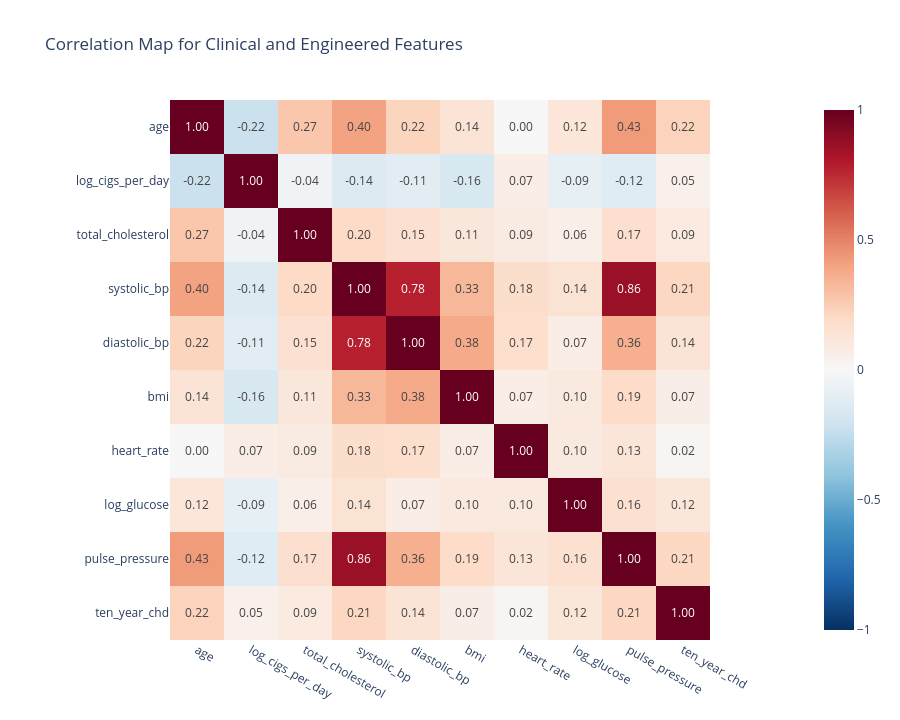

The notebook cell this image was saved under:
### Markdown cell above
CHD risk rises sharply with age: the 60+ group has a substantially higher event rate than patients under 40. Blood pressure also shows a clinically useful gradient, with Stage 2 systolic BP carrying higher observed risk than normal BP; smoking intensity adds another behavioral signal, especially for heavier smoking segments.

### Code cell
correlation_features = [
    "age",
    "log_cigs_per_day",
    "total_cholesterol",
    "systolic_bp",
    "diastolic_bp",
    "bmi",
    "heart_rate",
    "log_glucose",
    "pulse_pressure",
    "ten_year_chd",
]

corr = df[correlation_features].corr(numeric_only=True)

fig = px.imshow(
    corr,
    text_auto=".2f",
    color_continuous_scale="RdBu_r",
    zmin=-1,
    zmax=1,
    title="Correlation Map for Clinical and Engineered Features",
)
fig.update_layout(template="plotly_white", height=720)
fig.write_html(CHART_DIR / "interactive_clinical_feature_correlation_heatmap.html")
fig.show()

### Figure 1 — Plotly figure (JSON) as saved in the notebook; plotly's stock layout.template omitted (floating-point values rounded to 4 significant figures)
{"data": [{"coloraxis": "coloraxis", "hovertemplate": "x: %{x}<br>y: %{y}<br>color: %{z}<extra></extra>", "name": "0", "texttemplate": "%{z:.2f}", "type": "heatmap", "x": ["age", "log_cigs_per_day", "total_cholesterol", "systolic_bp", "diastolic_bp", "bmi", "heart_rate", "log_glucose", "pulse_pressure", "ten_year_chd"], "xaxis": "x", "y": ["age", "log_cigs_per_day", "total_cholesterol", "systolic_bp", "diastolic_bp", "bmi", "heart_rate", "log_glucose", "pulse_pressure", "ten_year_chd"], "yaxis": "y", "z": [[1.0, -0.2201, 0.274, 0.4048, 0.2219, 0.1382, -0.002596, 0.1238, 0.4263, 0.2249], [-0.2201, 1.0, -0.04043, -0.1394, -0.1102, -0.1575, 0.07063, -0.08726, -0.1195, 0.05202], [0.274, -0.04043, 1.0, 0.1992, 0.155, 0.1143, 0.08746, 0.0608, 0.1727, 0.09431], [0.4048, -0.1394, 0.1992, 1.0, 0.7819, 0.3339, 0.1783, 0.1441, 0.8645, 0.2127], [0.2219, -0.1102, 0.155, 0.7819, 1.0, 0.3805, 0.1749, 0.07039, 0.3626, 0.136], [0.1382, -0.1575, 0.1143, 0.3339, 0.3805, 1.0, 0.06965, 0.1007, 0.1917, 0.06695], [-0.002596, 0.07063, 0.08746, 0.1783, 0.1749, 0.06965, 1.0, 0.1032, 0.1255, 0.02024], [0.1238, -0.08726, 0.0608, 0.1441, 0.07039, 0.1007, 0.1032, 1.0, 0.1585, 0.1204], [0.4263, -0.1195, 0.1727, 0.8645, 0.3626, 0.1917, 0.1255, 0.1585, 1.0, 0.2083], [0.2249, 0.05202, 0.09431, 0.2127, 0.136, 0.06695, 0.02024, 0.1204, 0.2083, 1.0]]}], "layout": {"coloraxis": {"cmax": 1, "cmin": -1, "colorscale": [[0, "rgb(5,48,97)"], [0.1, "rgb(33,102,172)"], [0.2, "rgb(67,147,195)"], [0.3, "rgb(146,197,222)"], [0.4, "rgb(209,229,240)"], [0.5, "rgb(247,247,247)"], [0.6, "rgb(253,219,199)"], [0.7, "rgb(244,165,130)"], [0.8, "rgb(214,96,77)"], [0.9, "rgb(178,24,43)"], [1, "rgb(103,0,31)"]]}, "height": 720, "title": {"text": "Correlation Map for Clinical and Engineered Features"}, "xaxis": {"anchor": "y", "constrain": "domain", "domain": [0, 1], "scaleanchor": "y"}, "yaxis": {"anchor": "x", "autorange": "reversed", "constrain": "domain", "domain": [0, 1]}}}
